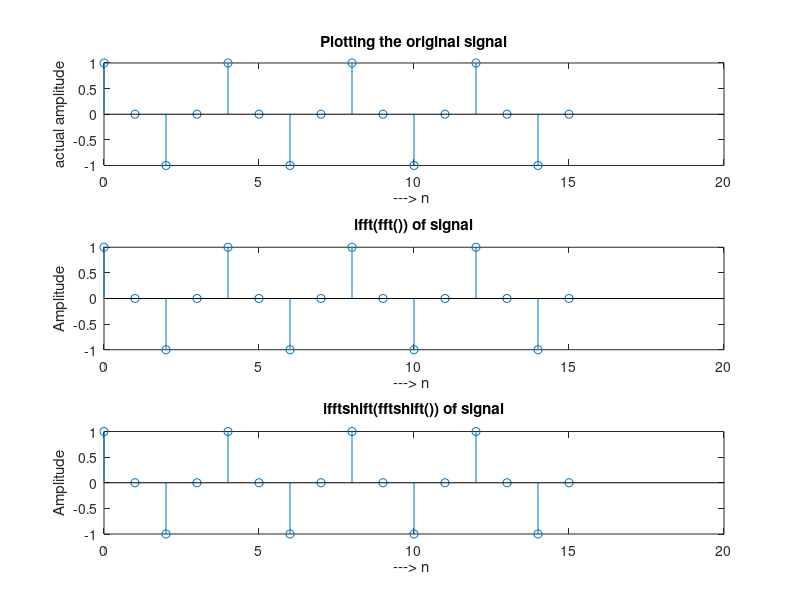
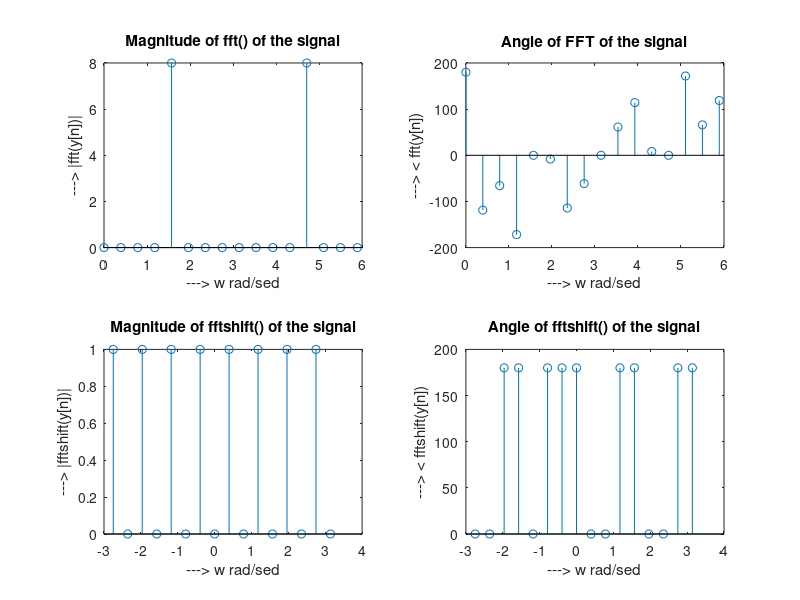

Reproduce these figures in MATLAB, in order.
clc
clear
% n values on x axis
n = 0 : 15;


% given signal
y = cos(2*pi*0.25*n);


sf = 1;   % sample frequency
ws = 0:sf/numel(n):sf-sf/numel(n); % w axis for fft() from 0 to sf
w = ws*2*pi/sf; % w axis for fft() from 0 to 2pi

shiftws = -sf/2+sf/numel(n):sf/numel(n):sf/2; % w axis for fftshift() from -sf/2 to sf/2
shiftw = shiftws*2*pi/sf; % w axis for fftshift() from -pi to pi

% plotting the signal
figure(1)
subplot(3,1,1)
stem(n,y)
title('Plotting the original signal')
ylabel('actual amplitude')
xlabel('---> n ')

figure(2)
subplot(2,2,1)
stem(w,abs(fft(y)))
title('Magnitude of fft() of the signal')
ylabel('---> |fft(y[n])|')
xlabel('---> w rad/sed')

subplot(2,2,2)
stem(w,angle(fft(y))*180/pi)
title('Angle of FFT of the signal')
ylabel('---> < fft(y[n])')
xlabel('---> w rad/sed')

subplot(2,2,3)
stem(shiftw,abs(fftshift(y)))
title('Magnitude of fftshift() of the signal')
ylabel('---> |fftshift(y[n])|')
xlabel('---> w rad/sed')


subplot(2,2,4)
stem(shiftw,angle(fftshift(y))*180/pi)
title('Angle of fftshift() of the signal')
ylabel('---> < fftshift(y[n])')
xlabel('---> w rad/sed')

figure(1)
subplot(3,1,2)
stem(n,real(ifft(fft(y))))
title('ifft(fft()) of signal')
ylabel('Amplitude')
xlabel('---> n ')

subplot(3,1,3)
stem(n,real(ifftshift(fftshift(y))))
title('ifftshift(fftshift()) of signal')
ylabel('Amplitude')
xlabel('---> n ')